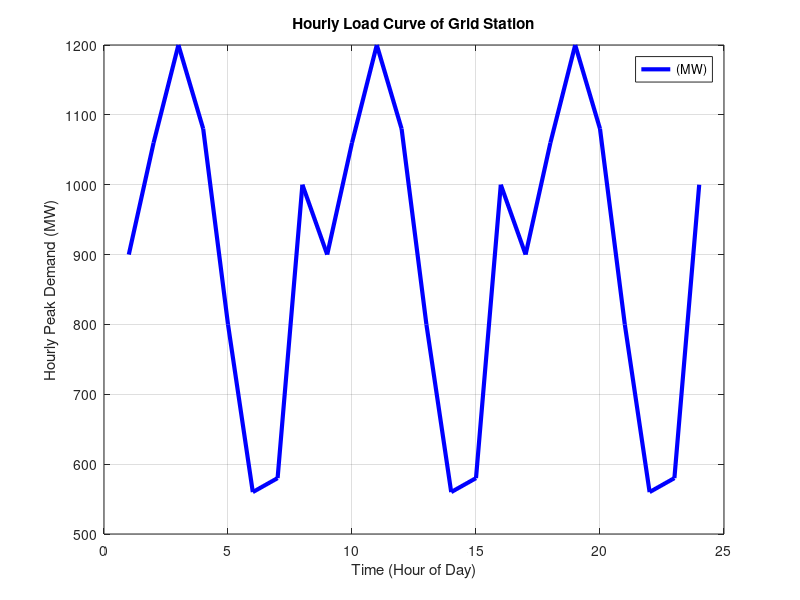
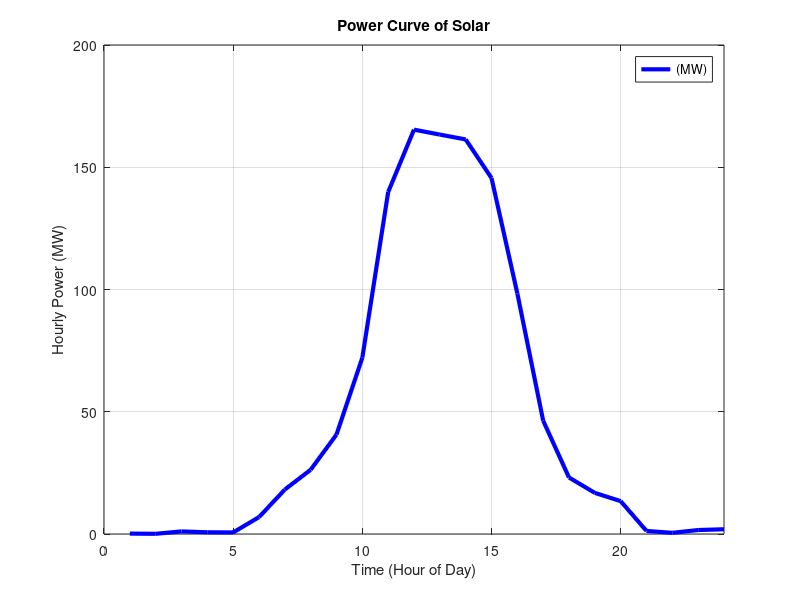
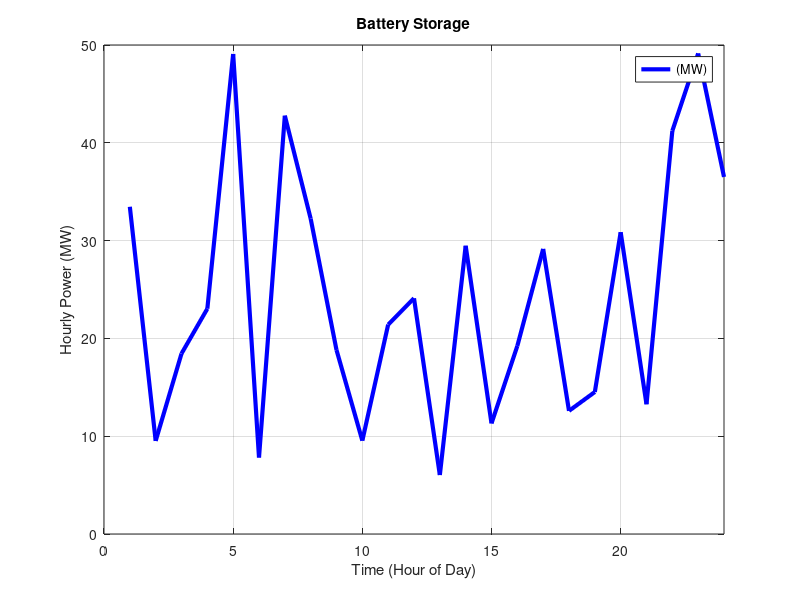
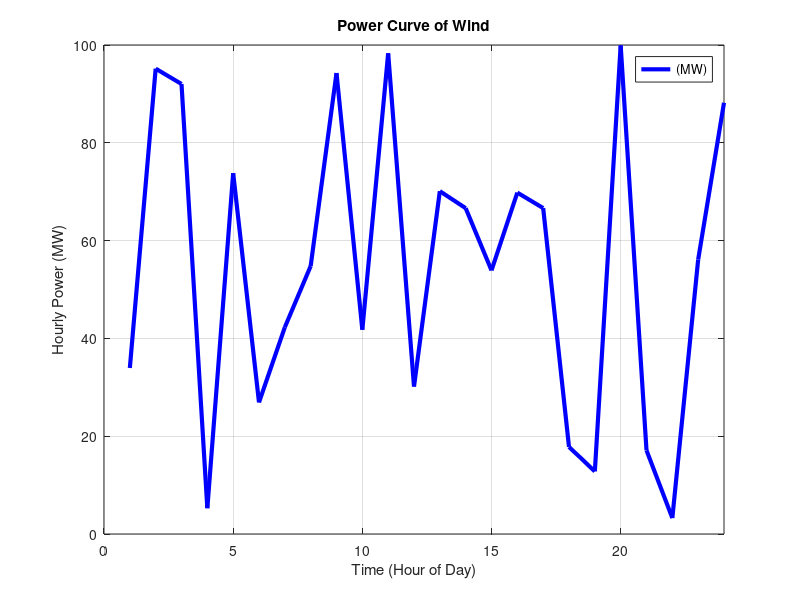

The MATLAB source for these figures, in order:
y = [900;1060;1200;1080;800;560;580;1000;900;1060;1200;1080;800;560;580;1000;900;1060;1200;1080;800;560;580;1000];
figure(1)
plot(y,'-b','LineWidth',3)
grid on
% axis([0 24 24 28]);
title 'Hourly Load Curve of Grid Station'
xlabel 'Time (Hour of Day)'
ylabel 'Hourly Peak Demand (MW)'
legend('(MW)','Location','best');

    ysolar = 200*[0.0008
        0.0004
        0.0053
        0.0035
        0.0032
        0.0345
        0.0909
        0.1314
        0.2034
        0.3605
        0.6993
        0.8269
        0.8168
        0.8069
        0.7280
        0.4920
        0.2317
        0.1155
        0.0841
        0.0672
        0.0062
        0.0024
        0.0081
        0.0097
        ];

    figure(2)
plot(ysolar,'-b','LineWidth',3)
grid on
axis([0 24 0 200]);
title 'Power Curve of Solar'
xlabel 'Time (Hour of Day)'
ylabel 'Hourly Power (MW)'
legend('(MW)','Location','best');
    ybattery = 50*[0.6692
        0.1904
        0.3689
        0.4607
        0.9816
        0.1564
        0.8555
        0.6448
        0.3763
        0.1909
        0.4283
        0.4820
        0.1206
        0.5895
        0.2262
        0.3846
        0.5830
        0.2518
        0.2904
        0.6171
        0.2653
        0.8244
        0.9827
        0.7302
        ];
    
    figure(3)
plot(ybattery,'-b','LineWidth',3)
grid on
title 'Battery Storage'
xlabel 'Time (Hour of Day)'
ylabel 'Hourly Power (MW)'
legend('(MW)','Location','best');
axis([0 24 0 50]);
    ywind = 100*[0.3395
        0.9516
        0.9203
        0.0527
        0.7379
        0.2691
        0.4228
        0.5479
        0.9427
        0.4177
        0.9831
        0.3015
        0.7011
        0.6663
        0.5391
        0.6981
        0.6665
        0.1781
        0.1280
        0.9991
        0.1711
        0.0326
        0.5612
        0.8819
        ];
figure(4)
plot(ywind,'-b','LineWidth',3)
grid on
axis([0 24 0 100]);
title 'Power Curve of Wind'
xlabel 'Time (Hour of Day)'
ylabel 'Hourly Power (MW)'
legend('(MW)','Location','best');
y1 = y-ysolar-ybattery-ywind;
figure(5)
plot(y1,'-b','LineWidth',3)
grid on
axis([0 24 0 1500]);
title 'Load Curve for Generators'
xlabel 'Time (Hour of Day)'
ylabel 'Hourly Power (MW)'
legend('(MW)','Location','best');
